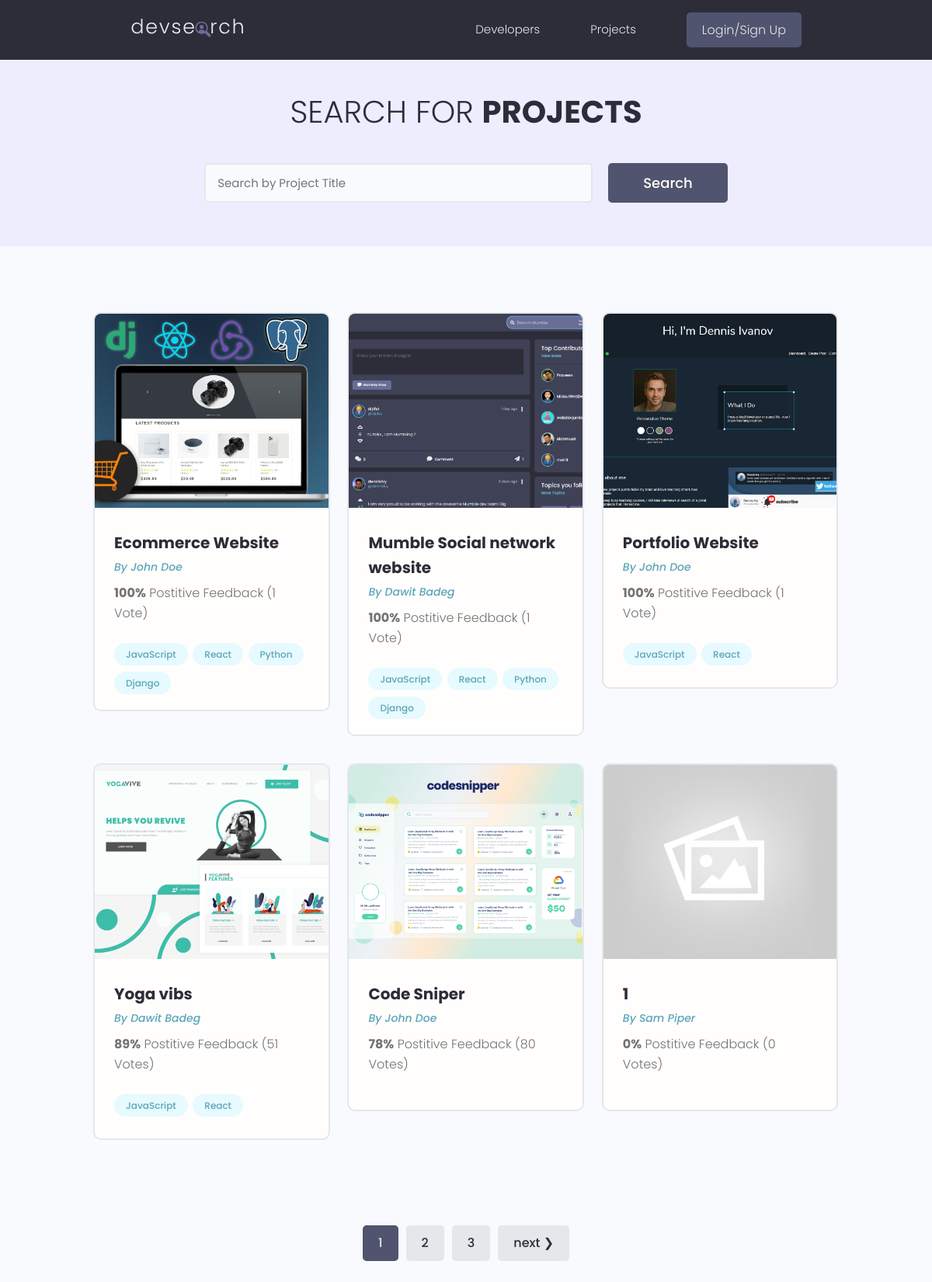
/projects/, run on the app's committed database.
### projects/models.py (models this page shows, shortened)
class Project(models.Model):
    owner = models.ForeignKey(Profile, null=True, blank=True, on_delete=models.SET_NULL)
    title = models.CharField(max_length=200)
    description = models.TextField(null=True, blank=True)
    featured_image = models.ImageField(null=True, blank=True, default="default.jpg")
    demo_link = models.CharField(max_length=2000, null=True, blank=True)
    source_link = models.CharField(max_length=2000, null=True, blank=True)
    tags = models.ManyToManyField('Tag', blank=True)
    vote_total = models.IntegerField(default=0, null=True, blank=True)
    vote_ratio = models.IntegerField(default=0, null=True, blank=True)
    created = models.DateTimeField(auto_now_add=True)
    id = models.UUIDField(default=uuid.uuid4, unique=True,
                          primary_key=True, editable=False)
    class Meta:
        ordering = ['-vote_ratio', '-vote_total', 'title']

class Tag(models.Model):
    name = models.CharField(max_length=200)
    created = models.DateTimeField(auto_now_add=True)
    id = models.UUIDField(default=uuid.uuid4, unique=True,
                          primary_key=True, editable=False)
    def __str__(self):
        return self.name

### users/models.py (models this page shows, shortened)
class Profile(models.Model):
    user = models.OneToOneField(User, on_delete=models.CASCADE, null=True, blank=True)
    name = models.CharField(max_length=200, blank=True, null=True)
    email = models.EmailField(max_length=500, blank=True, null=True)
    username = models.CharField(max_length=200, blank=True, null=True)
    location = models.CharField(max_length=200, blank=True, null=True)
    short_intro = models.CharField(max_length=200, blank=True, null=True)
    bio = models.TextField(blank=True, null=True)
    profile_image = models.ImageField(null=True, blank=True, upload_to='profiles/', default="profiles/user-default.png")
    social_github = models.CharField(max_length=200, blank=True, null=True)
    social_twitter = models.CharField(max_length=200, blank=True, null=True)
    social_linkedin = models.CharField(max_length=200, blank=True, null=True)
    social_youtube = models.CharField(max_length=200, blank=True, null=True)
    social_website = models.CharField(max_length=200, blank=True, null=True)
    created = models.DateTimeField(auto_now_add=True)
    id = models.UUIDField(default=uuid.uuid4, unique=True,
                          primary_key=True, editable=False)

### projects/views.py (the view)
# urls.py: path('projects/', include('projects.urls')),
def projects(request):
    projects, search_query = searchProjects(request)
    custom_range, projects = paginateProjects(request, projects, 6)
    context = {'projects':projects, 'search_query':search_query, 'custom_range': custom_range}
    return render(request, 'projects/projects.html', context)

### projects/utils.py (called while the page is built)
def paginateProjects(request, projects, results):
    page = request.GET.get('page')
    paginator = Paginator(projects, results)
    try:
        projects = paginator.page(page)
    except PageNotAnInteger:
        page = 1
        projects = paginator.page(page)
    except EmptyPage:
        page = paginator.num_pages
        projects = paginator.page(page)
    left_index = int(page) - 1
    if left_index < 1:
        left_index = 1
    right_index = int(page) + 2
    if right_index > paginator.num_pages:
        right_index = paginator.num_pages
    custom_range = range(left_index, right_index + 1)
    return custom_range, projects

def searchProjects(request):
    search_query = ''
    if request.GET.get('search_query'):
        search_query = request.GET.get('search_query')
    tags = Tag.objects.filter(name__icontains=search_query)
    projects = Project.objects.distinct().filter(
        Q(title__icontains=search_query) |
        Q(description__icontains=search_query) |
        Q(owner__name__icontains=search_query) |
        Q(tags__in=tags)
    )
    return projects, search_query

### projects/templates/projects/projects.html (shortened to what this page needs)
{% extends 'main.html' %}
{% block content %}
  <main class="projects">
    <section class="hero-section text-center">
      <div class="container container--narrow">
        <div class="hero-section__box">
          <h2>Search for <span>Projects</span></h2>
        </div>
        <div class="hero-section__search">
          <form id='searchForm' class="form" action="{% url 'projects' %}" method="get">
            <div class="form__field">
              <input class="input input--text" id="formInput#search" type="text" name="search_query"
                placeholder="Search by Project Title" value="{{search_query}}"/>
            </div>
            <input class="btn btn--sub btn--lg" type="submit" value="Search" />
          </form>
        </div>
      </div>
    </section>
    <section class="projectsList">
      <div class="container">
        <div class="grid grid--three">
        {% for project in projects %}
          <div class="column">
            <div class="card project">
              <a href="{% url 'project' project.id %}" class="project">
                <img class="project__thumbnail" src="{{project.featured_image.url}}" alt="project thumbnail" />
                <div class="card__body">
                  <h3 class="project__title">{{project.title}}</h3>
                  <p><a class="project__author" href="{% url 'user-profile' project.owner.id %}">By {{project.owner.name}}</a></p>
                  <p class="project--rating">
                    <span style="font-weight: bold;">{{project.vote_ratio}}%</span> Postitive
                    Feedback ({{project.vote_total}} Vote{{project.vote_total|pluralize:"s"}})
                  </p>
                  <div class="project__tags">
                    {% for tag in project.tags.all %}
                    <span class="tag tag--pill tag--main">
                      <small>{{tag}}</small>
                    </span>
                    {% endfor %}
                  </div>
                </div>
              </a>
            </div>
          </div>
        {% endfor %}
        </div>
      </div>
    </section>
    {% include 'pagination.html' with queryset=projects custom_range=custom_range %}
  </main>
{% endblock content %}

### static/styles/app.css (style rules this page uses)
:root { --color-sub: #2d2d39; }
.btn--sub { background-color: var(--color-sub-light); }
.card { border: 2px solid var(--color-light); }
img { width: 100%; }
.hero-section { height: 40vh; display: flex; align-items: center; background-color: var(--color-sub); }
.hero-section__box { margin-bottom: 4rem; }
.hero-section__box > h2, .hero-section__box > h2 > span { font-size: 4rem; color: var(--color-light); line-height: 1.3; text-transform: uppercase; }
.hero-section__box > h2 { font-weight: 300; }
.hero-section__box > h2 > span { font-weight: 700; }
.hero-section__search > .form { display: flex; align-items: center; justify-content: center; gap: 2rem; }
.hero-section__search > .form input.input--text { width: 50rem; }
.project__author { font-size: 1.4rem; font-style: italic; }
.project--rating { margin-bottom: 1.6em; margin-top: .5em; }
.projects > .hero-section { background: var(--color-sub-lighter); height: 30vh; }
.projects .hero-section__box { margin-bottom: 2.5rem; }
.projects .hero-section__box > h2 { color: var(--color-sub); }
.projects .hero-section__box > h2 > span { font-weight: 700; color: var(--color-sub); }
.projectsList { margin-top: 8rem; }
.project__thumbnail { height: 25rem; object-fit: cover; object-position: top center; }
.project__title { font-size: 2rem; font-weight: 700; color: var(--color-sub); }

### static/uikit/styles/modules/_variables.css (style rules this page uses)
:root { --color-main: #5aa5b9; --color-main-light: #e6faff; --color-sub: #3f4156; --color-sub-light: #51546e; --color-sub-lighter: #ededfd; --color-text: #737373; --color-gray: #8b8b8b; --color-light: #e5e7eb; --color-light-gray: #767676; --color-bg: #f8fafd; --color-white: #fffefd; --color-white-light: #f3f3f3; --color-success: #359e64; --color-success-bg: #def8e8; --color-error: #fc4b0b; --color-error-bg: #fff2ee; --font-base: 'Poppins', arial, helvetica, 'Segoe UI', roboto, ubuntu, sans-serif; --font-monospace: 'Fira Code', 'Courier New', courier, monospace; --font-regular: 300; --font-medium: 500; --font-bold: 700; --generic-shadow: 1px 1px 5px #00000010; --generic-transition: all 0.3s ease-in-out; }

### static/uikit/styles/modules/_base.css (style rules this page uses)
* { margin: 0; padding: 0; box-sizing: border-box; text-rendering: optimizeLegibility; color: inherit; font-size: inherit; }
html { font-size: 50%; }
@media only screen and (min-width: 480px) { html { font-size: 56.25%; } }
@media only screen and (min-width: 1200px) { html { font-size: 62.5%; } }
body { line-height: 1.6; font-weight: 400; font-size: 1.5rem; color: var(--color-text); background-color: var(--color-bg); min-height: 100vh; }

### static/uikit/styles/modules/_typography.css (style rules this page uses)
* { font-family: var(--font-base); }
h2 { font-size: 3.6rem; font-weight: var(--font-bold); }
h3 { font-size: 3.2rem; font-weight: var(--font-medium); }
p, span, strong { font-size: 1.6rem; color: var(--color-text); font-weight: var(--font-regular); }
a { padding-bottom: 2px; text-decoration: none; display: inline-block; color: var(--color-main); font-weight: var(--font-medium); }

### static/uikit/styles/modules/_utilities.css (style rules this page uses)
.container { width: 92%; max-width: 165rem; margin: 0 auto; box-sizing: border-box; }
.container--narrow { width: 92%; max-width: 120rem; }
@media screen and (min-width: 1000px) { .container { width: 90%; } }
@media screen and (min-width: 1000px) { .container--narrow { width: 85%; } }
@media screen and (min-width: 1200px) { .container { width: 80%; } }
@media screen and (min-width: 1200px) { .container--narrow { width: 72%; } }
.text-center { text-align: center; }

### static/uikit/styles/modules/_button.css (style rules this page uses)
.btn { display: inline-block; position: relative; cursor: pointer; background-color: var(--color-light); font-weight: var(--font-medium); color: var(--color-sub); text-decoration: none; padding: 1rem 2rem; border-radius: 0.5rem; border: none; width: -webkit-fit-content; width: -moz-fit-content; width: fit-content; height: -webkit-fit-content; height: -moz-fit-content; height: fit-content; font-size: 1.6rem; outline-width: 0; outline-color: transparent; -webkit-backface-visibility: hidden; backface-visibility: hidden; transition: all 0.3s ease-in-out; }
.btn--sub { background-color: var(--color-sub); color: var(--color-white); }
.btn--lg { font-size: 1.8rem; padding: 1.2rem 4.5rem; }

### static/uikit/styles/modules/_card.css (style rules this page uses)
.card { border-radius: 1rem; background-color: var(--color-white); border: 1.5px solid var(--color-light); width: auto; height: auto; margin-top: 0.5rem; margin-bottom: 0.5rem; overflow: hidden; }
.card__body, .card__header { padding: 2rem 2.5rem; }

### data on the page
Project: featured_image (picture), title "Ecommerce Website", owner.name "John Doe", vote_ratio "100", vote_total "1"
Tag: name "JavaScript"
Tag: name "React"
Tag: name "Python"
Tag: name "Django"
Project: featured_image (picture), title "Mumble Social network website", owner.name "Dawit Badeg", vote_ratio "100", vote_total "1"
Project: featured_image (picture), title "Portfolio Website", owner.name "John Doe", vote_ratio "100", vote_total "1"
Project: featured_image (picture), title "Yoga vibs", owner.name "Dawit Badeg", vote_ratio "89", vote_total "51"
Project: featured_image (picture), title "Code Sniper", owner.name "John Doe", vote_ratio "78", vote_total "80"
Project: featured_image (placeholder picture), title "1", owner.name "Sam Piper", vote_ratio "0", vote_total "0"

### other printed values
{{ page }} "1"
{{ page }} "2" "3"
